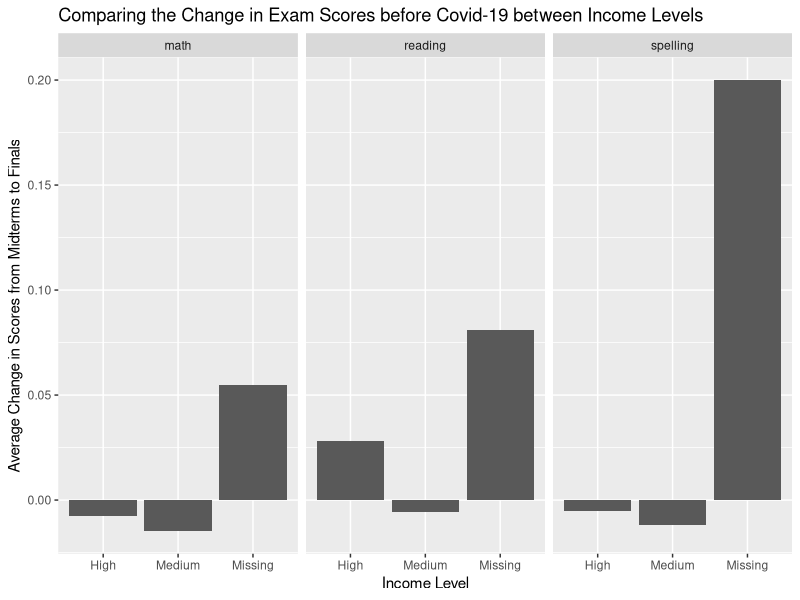
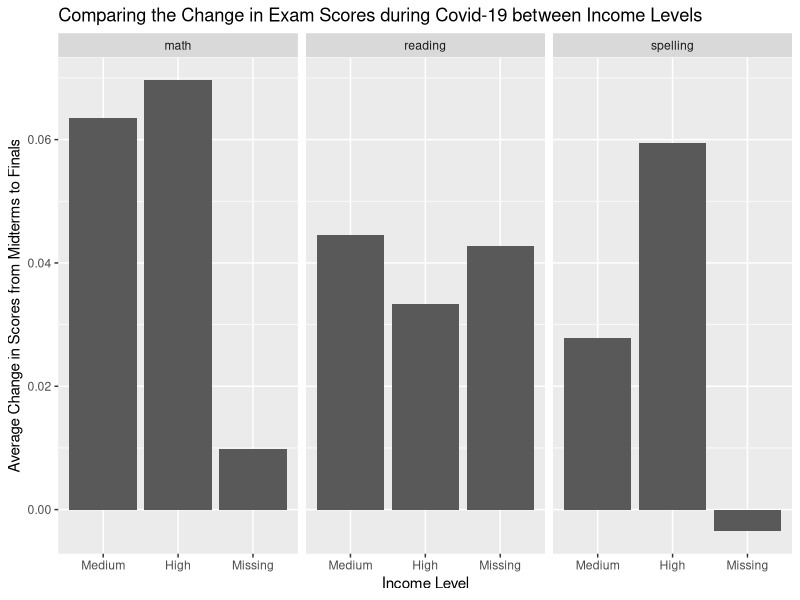

The R source for these figures, in order: (Note: this script raises an error after producing the figures.)
## ---- chunk 1
library(tidyverse) 

covid <- read_csv("data/clean_covid_formatted.csv")
## ---- chunk 2
covid |>
  select(subject, grade,`income_medium`, `income_high`, `income_missing`) |>
  pivot_longer(cols = c(-subject, -grade),
               names_to = "income_level",
               values_to = "scores_diff") |>
  mutate(income_level = as.factor(str_to_sentence(str_extract(income_level, "medium|high|missing")))) |>
  mutate(income_level = fct_relevel(income_level, c("medium", "high", "missing")),
         subject = as.factor(subject)) |>
  group_by(income_level, subject) |>
  summarize(mean_scores_diff = mean(scores_diff)) |>
  ggplot(aes(y = mean_scores_diff, x = income_level)) +
  geom_col() +
  facet_wrap(~subject) +
  labs(x = "Income Level",
       y = "Average Change in Scores from Midterms to Finals",
       title = "Comparing the Change in Exam Scores before Covid-19 between Income Levels")
## ---- chunk 3
covid |>
  select(subject, grade,`COVID-19 year * Medium income household`, `COVID-19 year * High income household`, `COVID-19 year * Household income missing`) |>
  pivot_longer(cols = c(-subject, -grade),
               names_to = "income_level",
               values_to = "scores_diff") |>
  mutate(income_level = as.factor(str_to_sentence(str_extract(income_level, "Medium|High|missing")))) |>
  mutate(income_level = fct_relevel(income_level, c("Medium", "High", "Missing")),
         subject = as.factor(subject)) |>
  group_by(income_level, subject) |>
  summarize(mean_scores_diff = mean(scores_diff)) |>
  ggplot(aes(y = mean_scores_diff, x = income_level)) +
  geom_col() +
  facet_wrap(~subject) +
  labs(x = "Income Level",
       y = "Average Change in Scores from Midterms to Finals",
       title = "Comparing the Change in Exam Scores during Covid-19 between Income Levels")
## ---- chunk 4
# Viz 4: Scores During Covid By Parent Education Level
covid |>
  filter(VARIABLES %in% c("COVID-19 year * Parental education high", "COVID-19 year * Parental education medium")) |>
  group_by(VARIABLES,subject) |>
  mutate(VARIABLES = str_sub(VARIABLES, 35, 41)) |>
  summarize(mean_scores_diff = mean(scores_diff)) |>
  ggplot(aes(y = mean_scores_diff, x = VARIABLES)) +
  geom_col() +
  facet_wrap(~subject) +
  labs(x = "Parental Education Levle", 
       y = "Average Change in Scores from Midterms to Finals", 
       title = "Comparison of the Change in Exam Scores during Covid by Parental Education Level")
